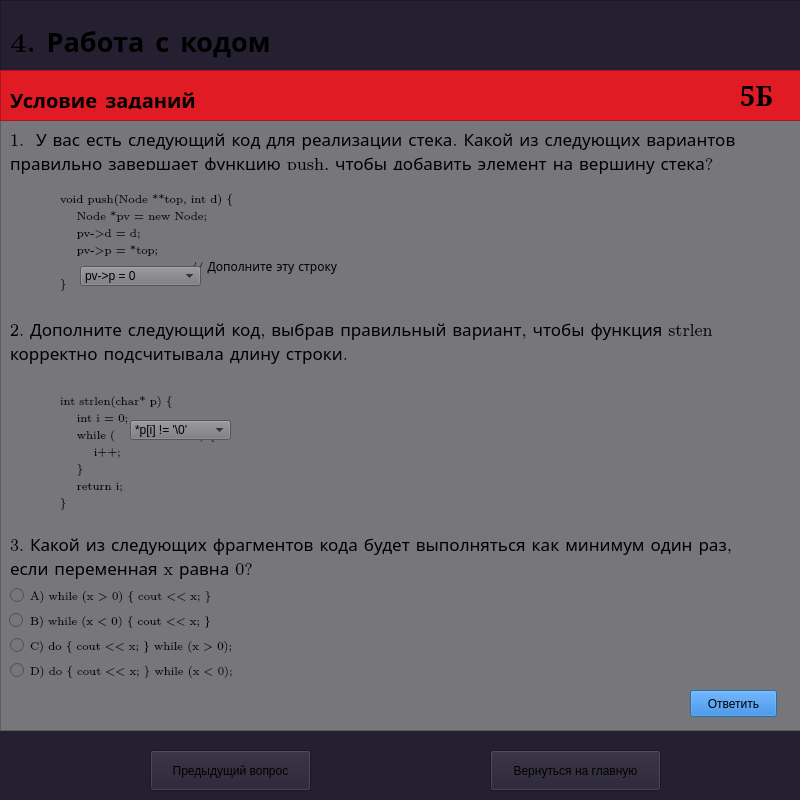
<?xml version="1.0" encoding="UTF-8"?>
<ui version="4.0">
 <class>Dialog</class>
 <widget class="QDialog" name="Dialog">
  <property name="geometry">
   <rect>
    <x>0</x>
    <y>0</y>
    <width>800</width>
    <height>800</height>
   </rect>
  </property>
  <property name="windowTitle">
   <string>Обучающая система</string>
  </property>
  <property name="styleSheet">
   <string notr="true">background-color: rgb(36, 31, 49);</string>
  </property>
  <widget class="QFrame" name="frame_4">
   <property name="geometry">
    <rect>
     <x>0</x>
     <y>0</y>
     <width>801</width>
     <height>731</height>
    </rect>
   </property>
   <property name="frameShape">
    <enum>QFrame::StyledPanel</enum>
   </property>
   <property name="frameShadow">
    <enum>QFrame::Raised</enum>
   </property>
   <widget class="QFrame" name="frame_5">
    <property name="geometry">
     <rect>
      <x>0</x>
      <y>120</y>
      <width>801</width>
      <height>611</height>
     </rect>
    </property>
    <property name="autoFillBackground">
     <bool>false</bool>
    </property>
    <property name="styleSheet">
     <string notr="true">background-color: rgb(119, 118, 123);</string>
    </property>
    <property name="frameShape">
     <enum>QFrame::StyledPanel</enum>
    </property>
    <property name="frameShadow">
     <enum>QFrame::Raised</enum>
    </property>
    <widget class="QLabel" name="label_14">
     <property name="geometry">
      <rect>
       <x>10</x>
       <y>0</y>
       <width>781</width>
       <height>61</height>
      </rect>
     </property>
     <property name="font">
      <font>
       <family>LM Roman 8</family>
       <pointsize>13</pointsize>
      </font>
     </property>
     <property name="text">
      <string>1.  У вас есть следующий код для реализации стека. Какой из следующих вариантов 
правильно завершает функцию push, чтобы добавить элемент на вершину стека?</string>
     </property>
    </widget>
    <widget class="QPushButton" name="pushButton_6">
     <property name="geometry">
      <rect>
       <x>690</x>
       <y>570</y>
       <width>87</width>
       <height>27</height>
      </rect>
     </property>
     <property name="styleSheet">
      <string notr="true">background-color: rgb(28, 113, 216);</string>
     </property>
     <property name="text">
      <string>Ответить</string>
     </property>
    </widget>
    <widget class="QLabel" name="label_13">
     <property name="geometry">
      <rect>
       <x>60</x>
       <y>50</y>
       <width>371</width>
       <height>141</height>
      </rect>
     </property>
     <property name="font">
      <font>
       <family>LM Roman 8</family>
      </font>
     </property>
     <property name="text">
      <string>void push(Node **top, int d) {
    Node *pv = new Node;
    pv-&gt;d = d;
    pv-&gt;p = *top;
                             ; // Дополните эту строку
}</string>
     </property>
    </widget>
    <widget class="QComboBox" name="change2">
     <property name="geometry">
      <rect>
       <x>80</x>
       <y>146</y>
       <width>121</width>
       <height>20</height>
      </rect>
     </property>
     <item>
      <property name="text">
       <string>pv-&gt;p = 0</string>
      </property>
     </item>
     <item>
      <property name="text">
       <string>*top = pv</string>
      </property>
     </item>
     <item>
      <property name="text">
       <string>pv-&gt;d = *top</string>
      </property>
     </item>
     <item>
      <property name="text">
       <string>*top = pv-&gt;p</string>
      </property>
     </item>
    </widget>
    <widget class="QLabel" name="label_15">
     <property name="geometry">
      <rect>
       <x>10</x>
       <y>190</y>
       <width>781</width>
       <height>61</height>
      </rect>
     </property>
     <property name="font">
      <font>
       <family>LM Roman 8</family>
       <pointsize>13</pointsize>
      </font>
     </property>
     <property name="text">
      <string>2. Дополните следующий код, выбрав правильный вариант, чтобы функция strlen 
корректно подсчитывала длину строки.</string>
     </property>
    </widget>
    <widget class="QLabel" name="label_31">
     <property name="geometry">
      <rect>
       <x>60</x>
       <y>250</y>
       <width>241</width>
       <height>161</height>
      </rect>
     </property>
     <property name="font">
      <font>
       <family>LM Roman 8</family>
      </font>
     </property>
     <property name="text">
      <string>int strlen(char* p) {
    int i = 0;
    while (                    ) {
        i++;
    }
    return i;
}</string>
     </property>
    </widget>
    <widget class="QComboBox" name="comboBox_2">
     <property name="geometry">
      <rect>
       <x>130</x>
       <y>300</y>
       <width>101</width>
       <height>20</height>
      </rect>
     </property>
     <item>
      <property name="text">
       <string>*p[i] != '\0'</string>
      </property>
     </item>
     <item>
      <property name="text">
       <string>p != '\0'</string>
      </property>
     </item>
     <item>
      <property name="text">
       <string>p[i] != '\0'</string>
      </property>
     </item>
     <item>
      <property name="text">
       <string>*p != 0</string>
      </property>
     </item>
    </widget>
    <widget class="QLabel" name="label_16">
     <property name="geometry">
      <rect>
       <x>10</x>
       <y>410</y>
       <width>781</width>
       <height>51</height>
      </rect>
     </property>
     <property name="font">
      <font>
       <family>LM Roman 8</family>
       <pointsize>13</pointsize>
      </font>
     </property>
     <property name="text">
      <string>3. Какой из следующих фрагментов кода будет выполняться как минимум один раз, 
если переменная x равна 0?</string>
     </property>
    </widget>
    <widget class="QLabel" name="label_27">
     <property name="geometry">
      <rect>
       <x>30</x>
       <y>460</y>
       <width>231</width>
       <height>31</height>
      </rect>
     </property>
     <property name="font">
      <font>
       <family>LM Roman 8</family>
      </font>
     </property>
     <property name="text">
      <string>A) while (x &gt; 0) { cout &lt;&lt; x; }</string>
     </property>
    </widget>
    <widget class="QLabel" name="label_28">
     <property name="geometry">
      <rect>
       <x>30</x>
       <y>490</y>
       <width>231</width>
       <height>21</height>
      </rect>
     </property>
     <property name="font">
      <font>
       <family>LM Roman 8</family>
      </font>
     </property>
     <property name="text">
      <string>B) while (x &lt; 0) { cout &lt;&lt; x; }</string>
     </property>
    </widget>
    <widget class="QLabel" name="label_29">
     <property name="geometry">
      <rect>
       <x>30</x>
       <y>510</y>
       <width>291</width>
       <height>31</height>
      </rect>
     </property>
     <property name="font">
      <font>
       <family>LM Roman 8</family>
      </font>
     </property>
     <property name="text">
      <string>C) do { cout &lt;&lt; x; } while (x &gt; 0);</string>
     </property>
    </widget>
    <widget class="QLabel" name="label_30">
     <property name="geometry">
      <rect>
       <x>30</x>
       <y>540</y>
       <width>261</width>
       <height>21</height>
      </rect>
     </property>
     <property name="font">
      <font>
       <family>LM Roman 8</family>
      </font>
     </property>
     <property name="text">
      <string>D) do { cout &lt;&lt; x; } while (x &lt; 0);</string>
     </property>
    </widget>
    <widget class="QRadioButton" name="radioButton">
     <property name="geometry">
      <rect>
       <x>10</x>
       <y>460</y>
       <width>16</width>
       <height>31</height>
      </rect>
     </property>
     <property name="styleSheet">
      <string notr="true">color: rgb(224, 27, 36);</string>
     </property>
     <property name="text">
      <string/>
     </property>
    </widget>
    <widget class="QRadioButton" name="radioButton_2">
     <property name="geometry">
      <rect>
       <x>9</x>
       <y>490</y>
       <width>21</width>
       <height>21</height>
      </rect>
     </property>
     <property name="styleSheet">
      <string notr="true">color: rgb(224, 27, 36);</string>
     </property>
     <property name="text">
      <string/>
     </property>
    </widget>
    <widget class="QRadioButton" name="radioButton_3">
     <property name="geometry">
      <rect>
       <x>10</x>
       <y>510</y>
       <width>16</width>
       <height>31</height>
      </rect>
     </property>
     <property name="styleSheet">
      <string notr="true">color: rgb(224, 27, 36);</string>
     </property>
     <property name="text">
      <string/>
     </property>
    </widget>
    <widget class="QRadioButton" name="radioButton_4">
     <property name="geometry">
      <rect>
       <x>10</x>
       <y>540</y>
       <width>16</width>
       <height>21</height>
      </rect>
     </property>
     <property name="styleSheet">
      <string notr="true">color: rgb(224, 27, 36);</string>
     </property>
     <property name="text">
      <string/>
     </property>
    </widget>
   </widget>
   <widget class="QFrame" name="frame_6">
    <property name="geometry">
     <rect>
      <x>0</x>
      <y>70</y>
      <width>801</width>
      <height>51</height>
     </rect>
    </property>
    <property name="styleSheet">
     <string notr="true">background-color: rgb(224, 27, 36);</string>
    </property>
    <property name="frameShape">
     <enum>QFrame::StyledPanel</enum>
    </property>
    <property name="frameShadow">
     <enum>QFrame::Raised</enum>
    </property>
    <widget class="QLabel" name="label_24">
     <property name="geometry">
      <rect>
       <x>10</x>
       <y>20</y>
       <width>211</width>
       <height>19</height>
      </rect>
     </property>
     <property name="font">
      <font>
       <family>LM Roman 8</family>
       <pointsize>15</pointsize>
       <weight>75</weight>
       <bold>true</bold>
      </font>
     </property>
     <property name="text">
      <string>Условие заданий</string>
     </property>
    </widget>
    <widget class="QLabel" name="label_25">
     <property name="geometry">
      <rect>
       <x>740</x>
       <y>10</y>
       <width>66</width>
       <height>31</height>
      </rect>
     </property>
     <property name="font">
      <font>
       <family>Serif</family>
       <pointsize>20</pointsize>
       <weight>75</weight>
       <bold>true</bold>
      </font>
     </property>
     <property name="text">
      <string>5Б</string>
     </property>
    </widget>
   </widget>
   <widget class="QLabel" name="label_26">
    <property name="geometry">
     <rect>
      <x>10</x>
      <y>20</y>
      <width>301</width>
      <height>41</height>
     </rect>
    </property>
    <property name="font">
     <font>
      <family>LM Roman 8</family>
      <pointsize>20</pointsize>
      <weight>75</weight>
      <bold>true</bold>
     </font>
    </property>
    <property name="text">
     <string>4. Работа с кодом</string>
    </property>
   </widget>
  </widget>
  <widget class="QPushButton" name="pushButton">
   <property name="geometry">
    <rect>
     <x>490</x>
     <y>750</y>
     <width>171</width>
     <height>41</height>
    </rect>
   </property>
   <property name="text">
    <string>Вернуться на главную</string>
   </property>
  </widget>
  <widget class="QPushButton" name="pushButton_3">
   <property name="geometry">
    <rect>
     <x>150</x>
     <y>750</y>
     <width>161</width>
     <height>41</height>
    </rect>
   </property>
   <property name="text">
    <string>Предыдущий вопрос</string>
   </property>
  </widget>
 </widget>
 <resources/>
 <connections/>
</ui>
